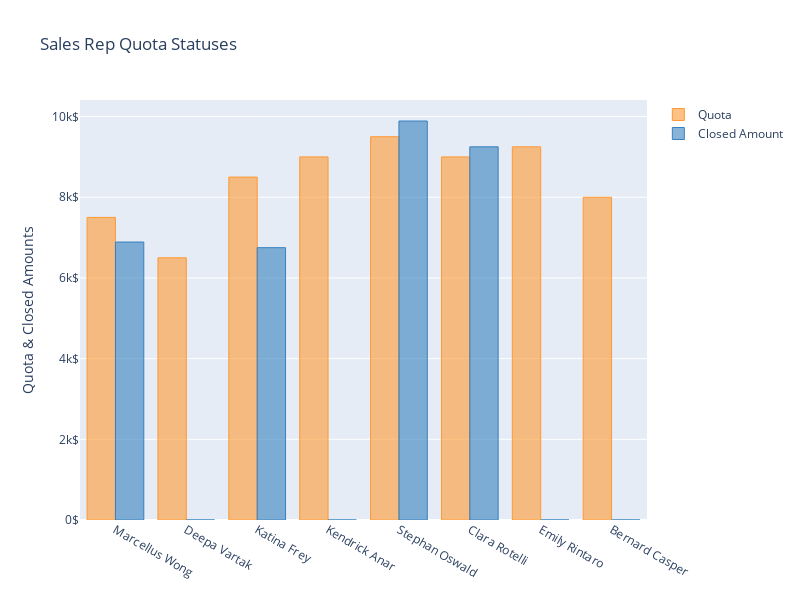

Notebook cell for this chart:
### Markdown cell above
### 4. Success rates of our sales reps

### Code cell
layout = cf.Layout(
    height = 600,
    width = 800,
    yaxis = dict(title = 'Quota & Closed Amounts',
                ticksuffix='$'),
    title = 'Sales Rep Quota Statuses'
)

fig = rep_df[['Name', 'Quota', 'Closed Amount']].set_index('Name').iplot(kind='bar', mode='group', layout=layout,asFigure=True)
fig['layout']['yaxis1'].update(title='Quota & Closed Amounts')
fig['layout']['yaxis1'].update(ticksuffix="$")
fig['data'][0].marker.update(opacity=1)
fig['data'][1].marker.update(opacity=1)

fig.iplot()

### Figure 1 — Plotly figure (JSON) as saved in the notebook; plotly's stock layout.template omitted (floating-point values rounded to 4 significant figures)
{"data": [{"marker": {"color": "rgba(255, 153, 51, 0.6)", "line": {"color": "rgba(255, 153, 51, 1.0)", "width": 1}, "opacity": 1}, "name": "Quota", "orientation": "v", "text": "", "type": "bar", "x": ["Marcellus Wong", "Deepa Vartak", "Katina Frey", "Kendrick Anar", "Stephan Oswald", "Clara Rotelli", "Emily Rintaro", "Bernard Casper"], "y": [7500, 6500, 8500, 9000, 9500, 9000, 9250, 8000]}, {"marker": {"color": "rgba(55, 128, 191, 0.6)", "line": {"color": "rgba(55, 128, 191, 1.0)", "width": 1}, "opacity": 1}, "name": "Closed Amount", "orientation": "v", "text": "", "type": "bar", "x": ["Marcellus Wong", "Deepa Vartak", "Katina Frey", "Kendrick Anar", "Stephan Oswald", "Clara Rotelli", "Emily Rintaro", "Bernard Casper"], "y": [6890, 0, 6750, 0, 9890, 9250, 0, 0]}], "layout": {"height": 600, "title": {"text": "Sales Rep Quota Statuses"}, "width": 800, "xaxis": {"autorange": true, "range": [-0.5, 7.5], "type": "category"}, "yaxis": {"autorange": true, "range": [0, 10410.0], "ticksuffix": "$", "title": {"text": "Quota & Closed Amounts"}, "type": "linear"}}}
